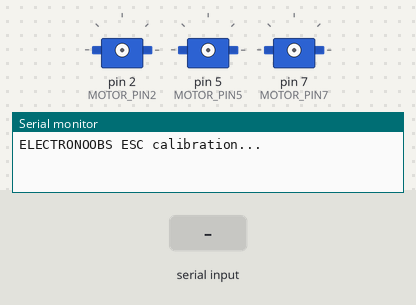
The sketch below on a simulated Arduino Uno, built with avr-gcc and run on an emulated ATmega328P. Shown: 3 × servo, the last lines printed to the serial monitor. Inputs (shaded band) come from the test bench.

Above: at 0.1 s.
At 3.4 s:
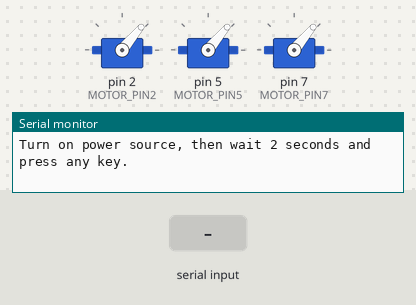
3.5 s: "90,45\n" received over Serial
At 4.7 s:
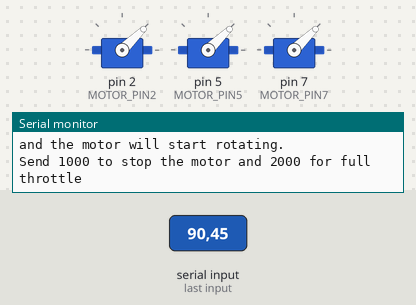
Timing chart, 0 to 6.5 s (numbered marks = the images above; inputs shaded):
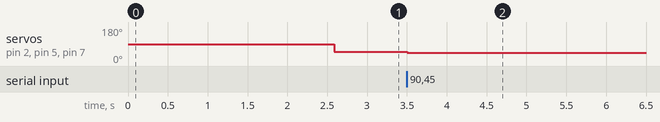

The sketch:

calibration2.ino
```cpp
// Author: Thar
// Program: Calibrates 3 motors at that same time.


#include <Servo.h>

#define MAX_SIGNAL 2000
#define MIN_SIGNAL 1000
#define MY_Min 1063
#define MOTOR_PIN2 2
#define MOTOR_PIN5 5
#define MOTOR_PIN7 7
int DELAY = 1000;

Servo motor2; // motor with motor pin 2
Servo motor5; // motor with motor pin 5
Servo motor7; // motor with motor pin 7

void setup() {
  Serial.begin(9600);
  Serial.println("ELECTRONOOBS ESC calibration...");
  Serial.println(" ");
  delay(1500);
  Serial.println("Program begin...");
  delay(1000);
  Serial.println("This program will start the ESC.");

  motor2.attach(MOTOR_PIN2);
  motor5.attach(MOTOR_PIN5);
  motor7.attach(MOTOR_PIN7);

  Serial.print("Now writing maximum output: (");
  Serial.print(MAX_SIGNAL);Serial.print(" us in this case)");
  Serial.print("\n");
  Serial.println("Turn on power source, then wait 2 seconds and press any key.");
  motor2.writeMicroseconds(MY_Min);
  motor5.writeMicroseconds(MY_Min);
  motor7.writeMicroseconds(MY_Min);


  // Wait for input
  while (!Serial.available());

  Serial.read();

  // Send min output
  Serial.println("\n");
  Serial.println("\n");
  Serial.print("Sending minimum output: (");
  Serial.print(MIN_SIGNAL);
  Serial.print(" us in this case)");
  Serial.print("\n");
  motor2.writeMicroseconds(MIN_SIGNAL);
  motor5.writeMicroseconds(MIN_SIGNAL);
  motor7.writeMicroseconds(MIN_SIGNAL);

  Serial.println("The ESC is calibrated");
  Serial.println("----");
  Serial.println("Now, type a values between 1000 and 2000 and press enter");
  Serial.println("and the motor will start rotating.");
  Serial.println("Send 1000 to stop the motor and 2000 for full throttle");

}

void loop() {

  if (Serial.available() > 0)
  {
    int DELAY = Serial.parseInt();
    if (DELAY > 999)
    {

      motor2.writeMicroseconds(DELAY);
      motor5.writeMicroseconds(DELAY);
      motor7.writeMicroseconds(DELAY);

      float SPEED = (DELAY-1000)/10;
      Serial.print("\n");
      Serial.println("Motor speed:"); Serial.print("  "); Serial.print(SPEED); Serial.print("%");
    }
  }
}
```

Measured:
- after the input at 3.5 s, servo on pin 2 (MOTOR_PIN2), servo on pin 5 (MOTOR_PIN5), servo on pin 7 (MOTOR_PIN7): 50° → 44° at once
